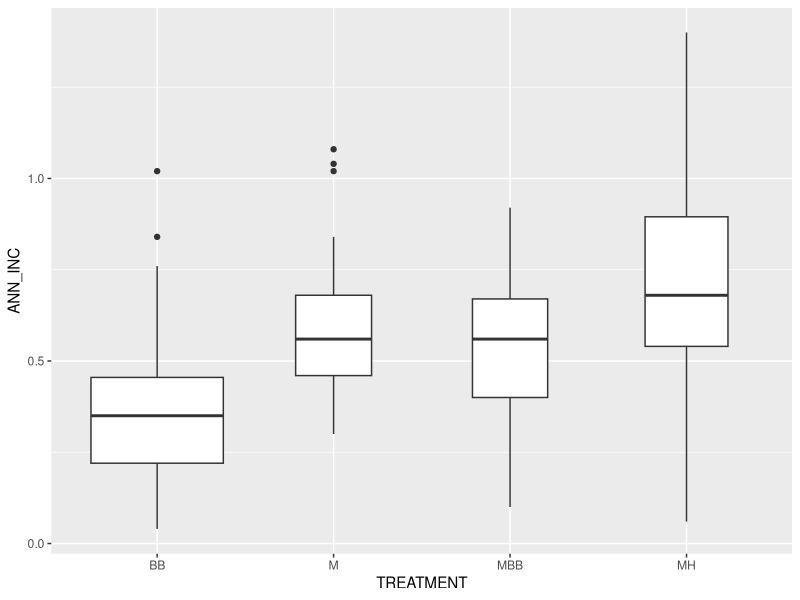
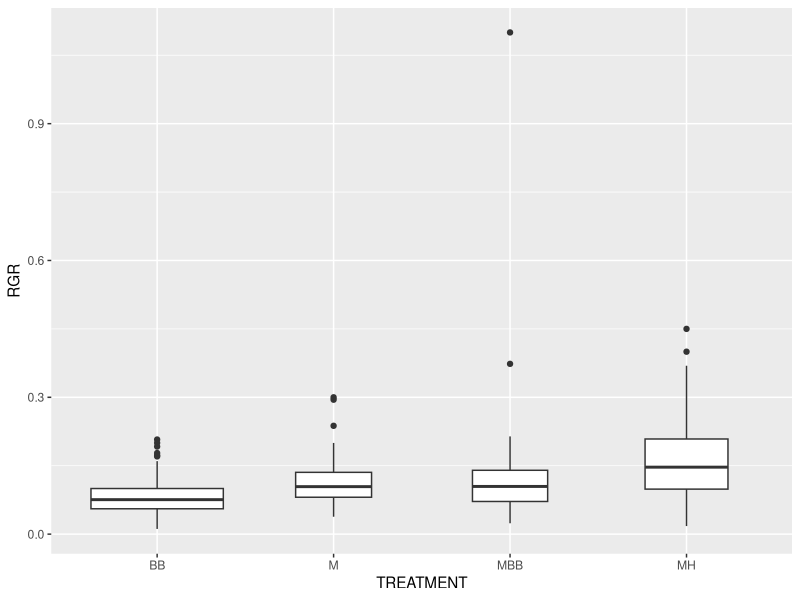

Reproduce these figures in R, in order. (Note: this script raises an error after producing the figures.)
## ---- chunk 1
knitr::opts_chunk$set(echo = TRUE)
## ---- chunk 2
library(ggplot2)
library(nlme)
library(dplyr)
growth <- 
  read.csv("TAYSR_CompiledGrowthData_2013_2018.csv")
head(growth)
## ---- chunk 3
ANNINC_boxplot <- 
  ggplot(growth) + 
  geom_boxplot(aes(x = TREATMENT, y = ANN_INC), varwidth = TRUE)
ANNINC_boxplot
## ---- chunk 4
RGR_boxplot <- 
  ggplot(growth) + 
  geom_boxplot(aes(x = TREATMENT, y = RGR), varwidth = TRUE)
RGR_boxplot
## ---- chunk 5
BAI_boxplot <- 
  ggplot(growth) + 
  geom_boxplot(aes(x = TREATMENT, y = BAI), varwidth = TRUE)
BAI_boxplot
## ---- chunk 6
DBH_2013_hist <- 
  ggplot(growth) + 
  geom_histogram(aes(x = DBH_2013), binwidth = 1) 
DBH_2013_hist
## ---- chunk 7
DBH_2018_hist <- 
  ggplot(growth) + 
  geom_histogram(aes(x = DBH_2018), binwidth = 1)
DBH_2018_hist
## ---- chunk 8
PVCS_densityplot <-
  ggplot(growth) + 
  geom_density(aes(x = PVCS_2013)) + 
  geom_density(aes(x = PVCS_2018), color = "red") + 
  xlab("PVCS")
PVCS_densityplot
## ---- chunk 9
mean_ANN_INC <- summarize(group_by(growth, TREATMENT), mean_RGR = mean(ANN_INC))
mean_ANN_INC
## ---- chunk 10
ANN_INC_by_trt <- 
  ggplot() + 
  geom_boxplot(data = growth, aes(x = TREATMENT, y = ANN_INC, group = COMPGAP, color = factor(COMP))) + 
  geom_point(data = mean_ANN_INC, aes(x = TREATMENT, y = mean_RGR), color = "red", shape = 4, size = 4)
ANN_INC_by_trt
## ---- chunk 11
mean_RGR <- summarize(group_by(growth, TREATMENT), mean_RGR = mean(RGR))
mean_RGR
## ---- chunk 12
RGR_by_trt <- 
  ggplot() + 
  geom_boxplot(data = growth, aes(x = TREATMENT, y = RGR, group = COMPGAP, color = factor(COMP))) + 
  geom_point(data = mean_RGR, aes(x = TREATMENT, y = mean_RGR), color = "red", shape = 4, size = 4)
RGR_by_trt
## ---- chunk 13
mean_BAI <- summarize(group_by(growth, TREATMENT), mean_BAI = mean(BAI))
mean_BAI
BAI_by_trt <- 
  ggplot() + 
  geom_boxplot(data = growth, aes(x = TREATMENT, y = BAI, group = COMPGAP)) + 
  geom_point(data = mean_BAI, aes(x = TREATMENT, y = mean_BAI), color = "red", shape = 4, size = 4)
BAI_by_trt
## ---- chunk 14
ANN_INC_spp <- 
  ggplot(growth) + 
  geom_boxplot(aes(x = SPECIES, y = ANN_INC))
ANN_INC_spp

RGR_spp <- 
  ggplot(growth) + 
  geom_boxplot(aes(x = SPECIES, y = RGR))
RGR_spp

BAI_spp <- 
  ggplot(growth) + 
  geom_boxplot(aes(x = SPECIES, y = BAI))
BAI_spp
## ---- chunk 15
fit1 <- gls(ANN_INC ~ TREATMENT + SPECIES, data = growth)
plot(resid(fit1) ~ growth$TREATMENT)
plot(resid(fit1) ~ growth$SPECIES)
summary(fit1)
## ---- chunk 16
vf2 <- varIdent(form= ~ 1 | TREATMENT * SPECIES)
fit_identvar <- gls(ANN_INC ~ TREATMENT + SPECIES, data = growth, weights = vf2)
summary(fit_identvar)
## ---- chunk 17
E2 <- resid(fit_identvar, type = "normalized")
coplot(E2 ~ TREATMENT | SPECIES, data = growth,
ylab = "Normalised residuals")
## ---- chunk 18
anova(fit1, fit_identvar)
